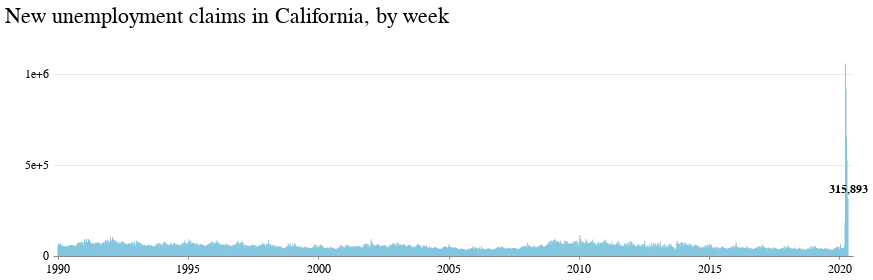

The notebook cell this image was saved under:
### Markdown cell above
### New unemployment claims

### Code cell
ca_claims_chart = alt.Chart((rawca.query("date > '01/01/1990'"))).mark_bar(size=1)\
.encode(
    x=alt.X('date:T', title='', axis=alt.Axis(grid=False, tickCount=6, format='%Y')),
    y=alt.Y('initial_claims:Q', title=' ', axis=alt.Axis(gridWidth=.6,\
     gridColor='#dddddd',offset=3,tickSize=0,domainOpacity=0,tickCount=3, format=''))
).properties(width=800, height=200,
     title='New unemployment claims in California, by week'
 )

ca_claims_chart_text = (
    alt.Chart((rawca.query("date == date.max()")))\
    .mark_text(dy=-10, color="#000000", font='Benton Gothic', fontWeight='bolder', fontSize=12)
    .encode(x=alt.X("date:T"), y=alt.Y("initial_claims:Q"), text=alt.Text("initial_claims:Q",format=','))
)

(ca_claims_chart + ca_claims_chart_text).configure_view(strokeOpacity=0)

### Figure 1 — Vega-Lite specification as saved in the notebook (floating-point values rounded to 4 significant figures; data arrays with more than 128 entries replaced by an {"elided": "..."} marker saying what was removed)
{"config": {"view": {"width": 800, "height": 450, "strokeOpacity": 0}, "background": "#ffffff", "title": {"anchor": "start", "font": "Benton Gothic Bold, sans", "fontColor": "#000000", "fontSize": 22, "fontWeight": "normal"}, "arc": {"fill": "#82c6df"}, "area": {"fill": "#82c6df"}, "line": {"stroke": "#82c6df", "strokeWidth": 3}, "path": {"stroke": "#82c6df"}, "rect": {"fill": "#82c6df"}, "shape": {"stroke": "#82c6df"}, "bar": {"fill": "#82c6df"}, "point": {"stroke": "#82c6df"}, "symbol": {"fill": "#82c6df", "size": 30}, "axis": {"titleFont": "Benton Gothic Bold, sans", "titleFontSize": 13, "titleFontWeight": "normal", "labelFont": "Benton Gothic, sans", "labelFontSize": 11.5, "labelFontWeight": "normal"}, "axisX": {"labelAngle": 0, "labelPadding": 4, "tickSize": 3}, "axisY": {"labelBaseline": "middle", "maxExtent": 45, "minExtent": 45, "tickSize": 2, "titleAlign": "left", "titleAngle": 0, "titleX": -45, "titleY": -11}, "legend": {"titleFont": "Benton Gothic Bold, sans", "titleFontSize": 13, "titleFontWeight": "normal", "symbolType": "square", "labelFont": "Benton Gothic, sans", "labelFontSize": 11.5}, "range": {"category": ["#3580b1", "#ec8431", "#ab7fb4", "#c89d29", "#adc839", "#829eb1"], "diverging": ["#e68a4f", "#f4bb6a", "#f9e39c", "#dadfe2", "#a6b7c6", "#849eae"], "heatmap": ["#fbf2c7", "#f9e39c", "#f8d36e", "#f4bb6a", "#e68a4f", "#d15a40", "#ab4232"], "ordinal": ["#fbf2c7", "#f9e39c", "#f8d36e", "#f4bb6a", "#e68a4f", "#d15a40", "#ab4232"], "ramp": ["#fbf2c7", "#f9e39c", "#f8d36e", "#f4bb6a", "#e68a4f", "#d15a40", "#ab4232"]}}, "layer": [{"data": {"name": "data-c2fabd944df7e42b3ca84e00a89dd2a8"}, "mark": {"type": "bar", "size": 1}, "encoding": {"x": {"type": "temporal", "axis": {"format": "%Y", "grid": false, "tickCount": 6}, "field": "date", "title": ""}, "y": {"type": "quantitative", "axis": {"domainOpacity": 0, "format": "", "gridColor": "#dddddd", "gridWidth": 0.6, "offset": 3, "tickCount": 3, "tickSize": 0}, "field": "initial_claims", "title": " "}}, "height": 200, "title": "New unemployment claims in California, by week", "width": 800}, {"data": {"name": "data-e663156c81a838e7476b29fc5e1d57cf"}, "mark": {"type": "text", "color": "#000000", "dy": -10, "font": "Benton Gothic", "fontSize": 12, "fontWeight": "bolder"}, "encoding": {"text": {"type": "quantitative", "field": "initial_claims", "format": ","}, "x": {"type": "temporal", "field": "date"}, "y": {"type": "quantitative", "field": "initial_claims"}}}], "$schema": "https://vega.github.io/schema/vega-lite/v4.0.2.json", "datasets": {"data-c2fabd944df7e42b3ca84e00a89dd2a8": {"elided": "1583 records"}, "data-e663156c81a838e7476b29fc5e1d57cf": [{"index": 8924, "state": "CA", "date": "2020-05-02T00:00:00", "week": 17, "week_ending": "4/25/2020", "initial_claims": 315893, "fic": 197, "xic": 174, "wsic": 1675, "wseic": 364, "continued_claims": 4805047, "fcw": 3966, "xcw": 3269, "wscw": 13224, "wsecw": 3314, "ebt": "0", "ebui": "0", "abt": 3810, "abui": 3733, "at": 1125499, "covered_unemployment": 17330010, "rate_insured_unemployment": 6.49, "ar": 2.2, "p": 295.0, "status": "B", "status_change_date": "5/10/2020", "curdate": "5/9/2020", "priorwk_pub": "5/4/2020", "priorwk": "5/2/2020"}]}}
